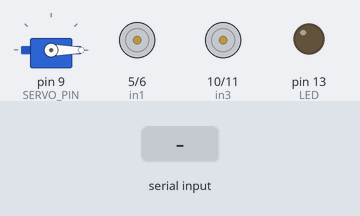
Recording of a sketch running on a simulated Arduino Uno, built with avr-gcc and run on an emulated ATmega328P. Parts: servo, motor-driver pin pairs drawn as motors (green arrow = first pin HIGH = forward, orange = second pin HIGH = backward, longer = more drive), output pins drawn as LEDs (lit = HIGH). Inputs (shaded band) come from the test bench.

Above: at 1.2 s.
1.3 s: "F" received over Serial
At 1.9 s:
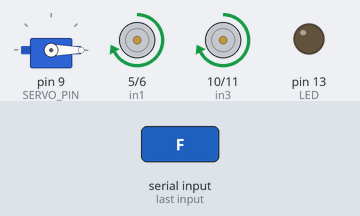
2.8 s: "B" received over Serial
At 4.0 s:
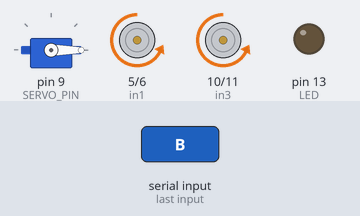
4.3 s: "L" received over Serial
At 5.3 s:
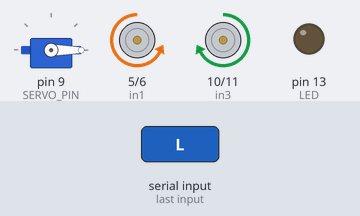
5.8 s: "R" received over Serial
At 6.5 s:
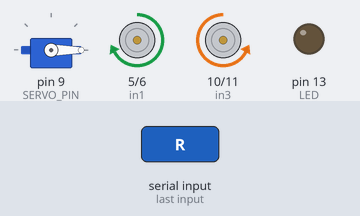
7.3 s: "G" received over Serial
At 7.6 s:
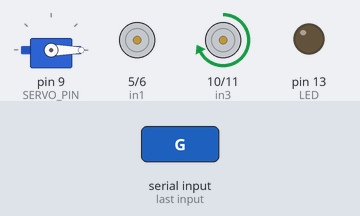
8.8 s: "I" received over Serial
At 10.0 s:
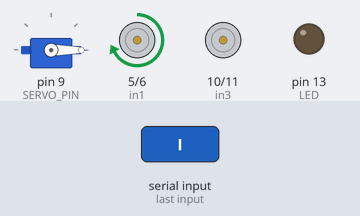
Timing chart, 0 to 11.3 s (numbered marks = the images above; inputs shaded):
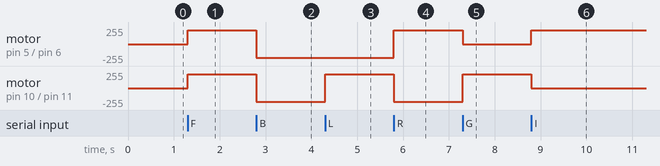

Measured:
- after the input at 1.3 s, motor on pin 5 (in1) / pin 6 (in2), motor on pin 10 (in3) / pin 11 (in4): stopped → forward 204/255 at once
- after the input at 2.8 s, motor on pin 5 (in1) / pin 6 (in2), motor on pin 10 (in3) / pin 11 (in4): forward 204/255 → backward 204/255 at once
- after the input at 4.3 s, motor on pin 10 (in3) / pin 11 (in4): backward 204/255 → forward 204/255 at once
- after the input at 5.8 s, motor on pin 5 (in1) / pin 6 (in2): backward 204/255 → forward 204/255 at once; motor on pin 10 (in3) / pin 11 (in4): forward 204/255 → backward 204/255 at once
- after the input at 7.3 s, motor on pin 5 (in1) / pin 6 (in2): forward 204/255 → stopped at once; motor on pin 10 (in3) / pin 11 (in4): backward 204/255 → forward 204/255 at once
- after the input at 8.8 s, motor on pin 5 (in1) / pin 6 (in2): stopped → forward 204/255 at once; motor on pin 10 (in3) / pin 11 (in4): forward 204/255 → stopped at once

The sketch:

code.ino
```cpp
#include <Servo.h>

#define in1 5 // L298n Motor Driver pins.
#define in2 6
#define in3 10
#define in4 11
#define LED 13
#define SERVO_PIN 9 // Define the servo pin
Servo myServo; // Create a Servo object

int command; // Int to store app command state.
int Speed = 204; // 0 - 255.
int Speedsec;
int buttonState = 0;
int lastButtonState = 0;
int Turnradius = 0; // Set the radius of a turn, 0 - 255
int brakeTime = 45;
int brkonoff = 1; // 1 for the electronic braking system, 0 for normal.
bool frontLightOn = false; // Track the state of the front light

void setup() {
  pinMode(in1, OUTPUT);
  pinMode(in2, OUTPUT);
  pinMode(in3, OUTPUT);
  pinMode(in4, OUTPUT);
  pinMode(LED, OUTPUT); // Set the LED pin.
  Serial.begin(9600);  // Set the baud rate to your Bluetooth module.
  myServo.attach(SERVO_PIN); // Attach the servo to the defined pin
  myServo.write(0); // Initialize servo arm position (up)
}

void loop() {
  if (Serial.available() > 0) {
    command = Serial.read();
    Stop(); // Initialize with motors stopped.
    switch (command) {
      case 'F':
        forward();
        break;
      case 'B':
        back();
        break;
      case 'L':
        left();
        break;
      case 'R':
        right();
        break;
      case 'G':
        forwardleft();
        break;
      case 'I':
        forwardright();
        break;
      case 'H':
        backleft();
        break;
      case 'J':
        backright();
        break;
      case '0':
        Speed = 100;
        break;
      case '1':
        Speed = 140;
        break;
      case '2':
        Speed = 153;
        break;
      case '3':
        Speed = 165;
        break;
      case '4':
        Speed = 178;
        break;
      case '5':
        Speed = 191;
        break;
      case '6':
        Speed = 204;
        break;
      case '7':
        Speed = 216;
        break;
      case '8':
        Speed = 229;
        break;
      case '9':
        Speed = 242;
        break;
      case 'q':
        Speed = 255;
        break;
      case 'W': // Turn on front light
        digitalWrite(LED, HIGH);
        frontLightOn = true;
        myServo.write(360); // Lower the arm
        break;
      case 'w': // Turn off front light
        digitalWrite(LED, LOW);
        frontLightOn = false;
        myServo.write(120); // Raise the arm
        break;
    }
    Speedsec = Turnradius;
    if (brkonoff == 1) {
      brakeOn();
    } else {
      brakeOff();
    }
  }
}

void forward() {
  analogWrite(in1, Speed);
  analogWrite(in3, Speed);
}

void back() {
  analogWrite(in2, Speed);
  analogWrite(in4, Speed);
}

void left() {
  analogWrite(in3, Speed);
  analogWrite(in2, Speed);
}

void right() {
  analogWrite(in4, Speed);
  analogWrite(in1, Speed);
}

void forwardleft() {
  analogWrite(in1, Speedsec);
  analogWrite(in3, Speed);
}

void forwardright() {
  analogWrite(in1, Speed);
  analogWrite(in3, Speedsec);
}

void backright() {
  analogWrite(in2, Speed);
  analogWrite(in4, Speedsec);
}

void backleft() {
  analogWrite(in2, Speedsec);
  analogWrite(in4, Speed);
}

void Stop() {
  analogWrite(in1, 0);
  analogWrite(in2, 0);
  analogWrite(in3, 0);
  analogWrite(in4, 0);
}

void brakeOn() {
  buttonState = command;
  if (buttonState != lastButtonState) {
    if (buttonState == 'S') {
      digitalWrite(in1, HIGH);
      digitalWrite(in2, HIGH);
      digitalWrite(in3, HIGH);
      digitalWrite(in4, HIGH);
      delay(brakeTime);
      Stop();
    }
    lastButtonState = buttonState;
  }
}

void brakeOff() {
}
```
